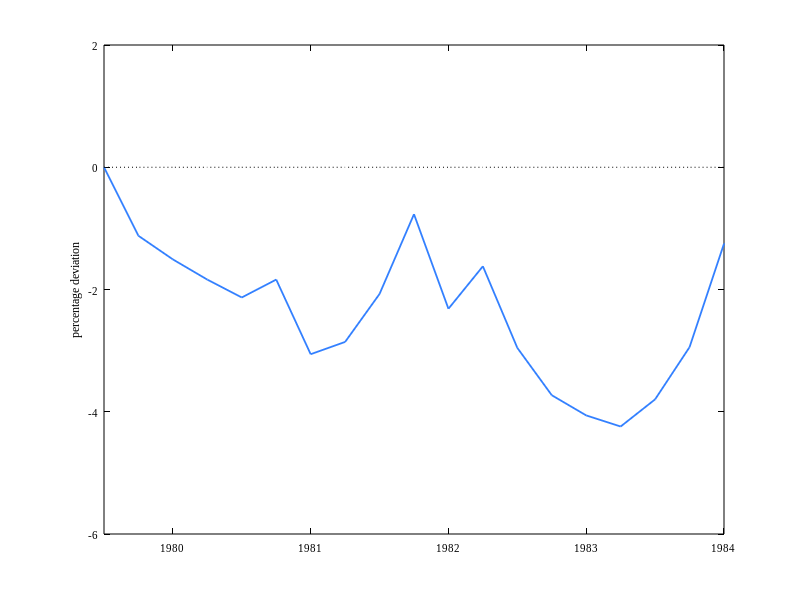

MATLAB code for this plot: (Note: this script raises an error after producing the figure.)
clear, clc, close all

load ('data_figures.mat')


% specification
fontsz = 8;
paper_unit = 'inches'; % 'inches', 'normalized', 'centimeters', 'points'
paper_size = [3.2 2.3]; % [width height]
paper_position = [0 0 3.2 2.3]; % [left bottom width height].
paper_orientation = 'portrait'; % 'portrait (default)', 'landscape'
font_name = 'Times New Roman'; % 'Helvetica', 'Times New Roman'
color_graph = [0.2 0.5 1.0];
color_mark = [0.2 0.5 1.0];

%impulse response
% Column 1: period	
% Column 2: z
% Column 3: output	
% Column 4: hours	
% Column 5: firm debt
% Column 6: firm entry
% Column 7: firm exit
% Column 8: consumption
% Column 9: investment	
% Column 10: theta
% Column 11: labor productivity	
% Column 12: zero


% Productivity shock
x1 = aggregates_joint(:,1);
y1 = aggregates_joint(:,2);
figure
plot(x1,y1,'Color',[0.2 0.5 1.0],'LineWidth',1.3,'LineStyle','-'), hold on
plot(x1,0*y1,'Color','k','LineWidth',0.5,'LineStyle',':')
%xlabel('period','Color','k')
ylabel('percentage deviation','Color','k')
xlim([1979.5,1984])
ylim([-6,2])
set(gca,'Fontsize',fontsz,'FontName',font_name,'xcolor','k','ycolor','k')
fig = gcf;
fig.PaperUnits = paper_unit;
fig.PaperSize = paper_size;
fig.PaperPosition = paper_position;
fig.PaperOrientation = paper_orientation;
print('fig_1980_recession_productivity','-dpng','-r300')

% Entry
x1 = aggregates_joint(:,1);
x2 = firm_entry_exit_1980_recession(:,1);
y1 = aggregates_joint(:,6);
y2 = firm_entry_exit_1980_recession(:,2);

figure
p1 = plot(x1,y1,'Color',[0.2 0.5 1.0],'LineWidth',1.3,'LineStyle','--'); hold on
p2 = plot(x2,y2,'Color',[0 0 0],'LineWidth',1.3,'LineStyle','-');
p3 = plot(x1,0*y1,'Color','k','LineWidth',0.5,'LineStyle',':');
%xlabel('period','Color','k')
ylabel('percentage point deviation','Color','k')
xlim([1979.5,1984])
ylim([-2,2])
hleglines = [p1(1) p2(1)];
legend(hleglines,'baseline','data','Location','NorthEast')
legend boxoff
set(gca,'Fontsize',fontsz,'FontName',font_name,'xcolor','k','ycolor','k')
fig = gcf;
fig.PaperUnits = paper_unit;
fig.PaperSize = paper_size;
fig.PaperPosition = paper_position;
fig.PaperOrientation = paper_orientation;
print('fig_1980_recession_entry','-dpng','-r300')

% Exit
x1 = aggregates_joint(:,1);
x2 = firm_entry_exit_1980_recession(:,1);
y1 = aggregates_joint(:,7);
y2 = firm_entry_exit_1980_recession(:,3);

figure
p1 = plot(x1,y1,'Color',[0.2 0.5 1.0],'LineWidth',1.3,'LineStyle','--'); hold on
p2 = plot(x2,y2,'Color',[0 0 0],'LineWidth',1.3,'LineStyle','-');
p3 = plot(x1,0*y1,'Color','k','LineWidth',0.5,'LineStyle',':');
%xlabel('period','Color','k')
ylabel('percentage point deviation','Color','k')
xlim([1979.5,1984])
ylim([-2,2])
hleglines = [p1(1) p2(1)];
legend(hleglines,'baseline','data','Location','SouthEast')
legend boxoff
set(gca,'Fontsize',fontsz,'FontName',font_name,'xcolor','k','ycolor','k')
fig = gcf;
fig.PaperUnits = paper_unit;
fig.PaperSize = paper_size;
fig.PaperPosition = paper_position;
fig.PaperOrientation = paper_orientation;
print('fig_1980_recession_exit','-dpng','-r300')



